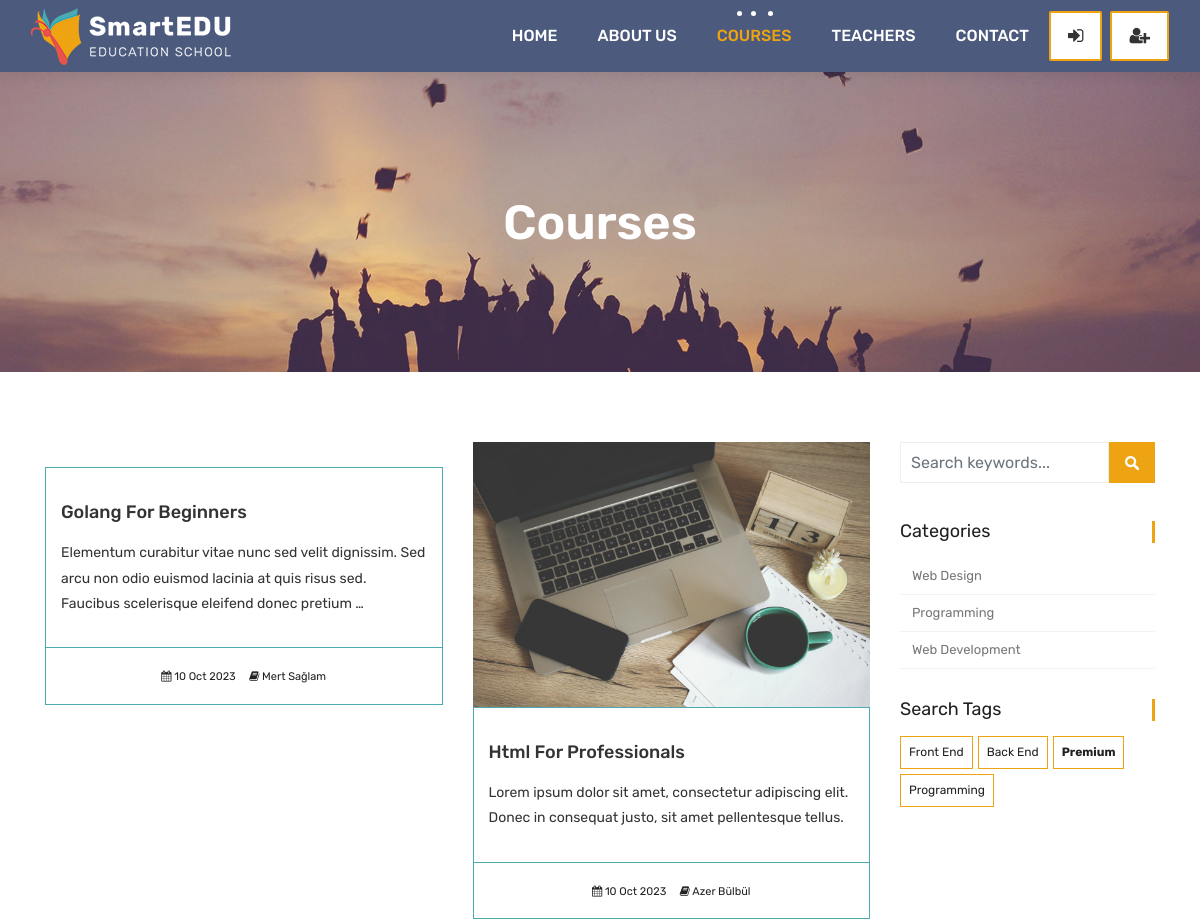
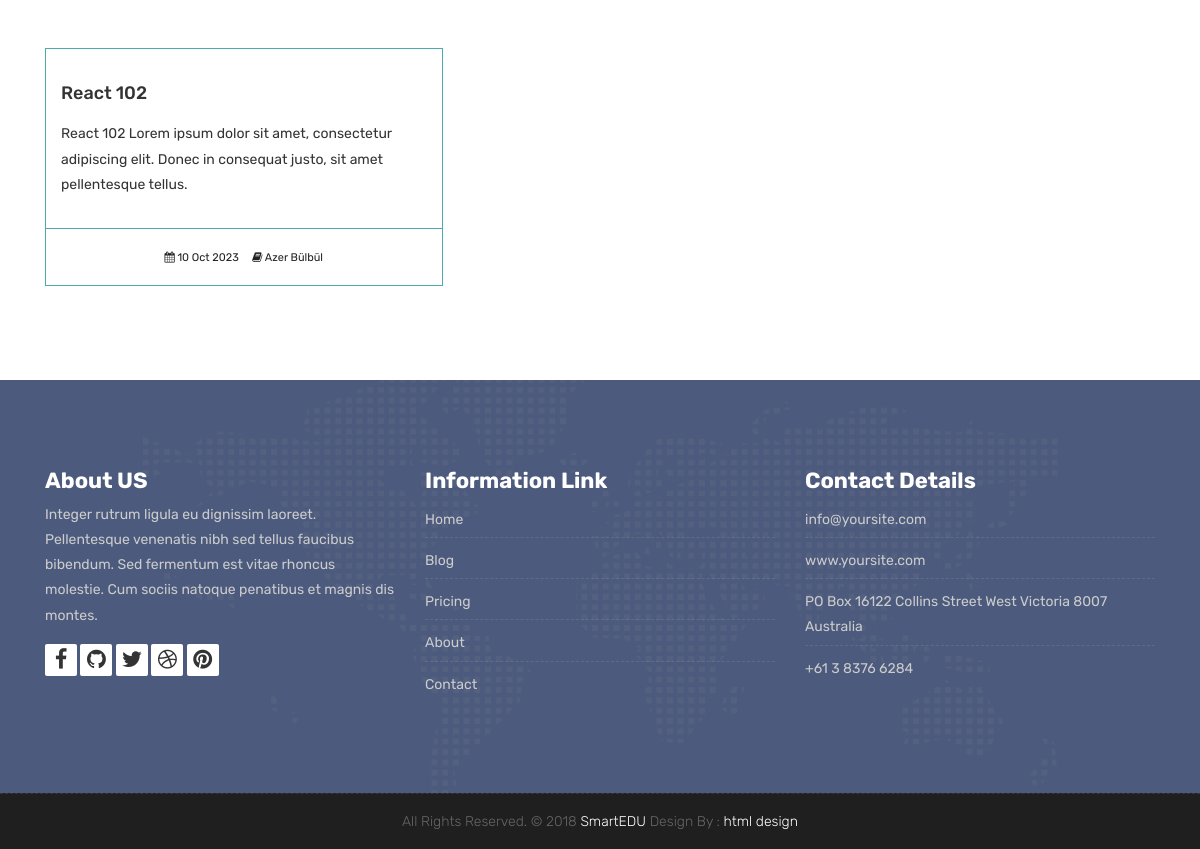
/courses/tags/premium, run on the app's committed database (2 pictures, top to bottom).
### courses/models.py (models this page shows, shortened)
class Course(models.Model):
    teacher = models.ForeignKey(Teacher, null=True, on_delete=models.CASCADE)
    name = models.CharField(max_length=200, unique=True, editable=True)
    category = models.ForeignKey(Category, null=True, on_delete=models.DO_NOTHING)
    tags = models.ManyToManyField(Tag, blank=True, null=True)
    students = models.ManyToManyField(User, blank=True, related_name='courses_joined')
    description = models.TextField(blank=True, null=True, editable=True)
    image = models.ImageField(upload_to="courses/%Y/%m/%d/", default="courses/default_course_image.jpg")
    date = models.DateTimeField(auto_now=True)
    available = models.BooleanField(default=True)

class Category(models.Model):
    name = models.CharField(max_length=50, null=True)
    slug = models.SlugField(max_length=50, unique=True, null=True)

class Tag(models.Model):
    name = models.CharField(max_length=50, null=True)
    slug = models.SlugField(max_length=50, unique=True, null=True)

### teachers/models.py (models this page shows)
class Teacher(models.Model):
    name = models.CharField(max_length=50)
    title = models.CharField(max_length=50)
    description = models.TextField(blank=True)
    image = models.ImageField(upload_to="courses/%Y/%m/%d/")
    facebook = models.URLField(max_length=100, blank=True)
    twitter = models.URLField(max_length=100, blank=True)
    linkedin = models.URLField(max_length=100, blank=True)
    youtube = models.URLField(max_length=100, blank=True)
    def __str__(self):
        return self.name

### courses/views.py (the view, shortened to what this page needs)
# urls.py: path('', views.course_list, name='courses'),
def course_list(request, category_slug=None, tag_slug=None):
    category_page = None
    tag_page = None
    categories = Category.objects.all()
    tags =  Tag.objects.all()
    current_user = request.user
    if category_slug != None:
        category_page = get_object_or_404(Category, slug=category_slug)
        courses = Course.objects.filter(available=True, category=category_page)
    elif tag_slug != None:
        tag_page = get_object_or_404(Tag, slug=tag_slug)
        courses = Course.objects.filter(available=True, tags=tag_page)
    context = {
        'courses': courses,
        'categories': categories,
        'tags' : tags
    }
    return render(request, 'courses.html', context)

### templates/courses.html (shortened to what this page needs)
{% extends "partials/_base.html" %}
{% load static %}
{% block content  %}
	<div class="all-title-box">
		<div class="container text-center">
			<h1>Courses</h1>
		</div>
	</div>
    <div id="overviews" class="section wb">
        <div class="container">
            <div class="row">
                <div class="col-lg-9 blog-post-single">
                    <div class="row">
						{% for course in courses %}
                        <div class="col-lg-6 col-md-6 col-12 mb-4">
                            <div class="course-item">
                                <div class="image-blog">
                                    <img src="{{course.image.url}}" alt="" class="img-fluid">
                                </div>
                                <div class="course-br">
                                    <div class="course-title">
                                        <h2><a href="{% url 'course_detail' course.category.slug course.id %}" title="">{{course.name}}</a></h2>
                                    </div>
                                    <div class="course-desc">
                                        <p>{{course.description | truncatechars:150}}</p>
                                    </div>
                                </div>
                                <div class="course-meta-bot">
                                    <ul>
                                        <li><i class="fa fa-calendar" aria-hidden="true"></i> {{course.date|date:"d M Y"}}</li>
                                        <li><i class="fa fa-book" aria-hidden="true"></i> {{course.teacher}}</li>
                                    </ul>
                                </div>
                            </div>
                        </div>
						{% endfor %}
                    </div>
                </div>
				<div class="col-lg-3 col-12 right-single">
					<div class="widget-search">
						<div class="site-search-area">
							<form method="get" id="site-searchform" action="{% url 'search' %}">
								<div>
									<input class="input-text form-control" name="search" placeholder="Search keywords..." type="text">
									<input id="searchsubmit" value="Search" type="submit">
								</div>
							</form>
						</div>
					</div>
					<div class="widget-categories">
						<h3 class="widget-title">Categories</h3>
						<ul>
							{% for category in categories %}
								<li><a href="{% url 'courses_by_category' category.slug %}">{{category.name}}</a></li>
							{% endfor %}
						</ul>
					</div>
					<div class="widget-tags">
						<h3 class="widget-title">Search Tags</h3>
						<ul class="tags">
							{% for tag in tags %}
								<li><a href="{% url 'courses_by_tag' tag.slug %}">{% if tag.slug in request.path %}<b>{{tag.name}}</b>{% else %}{{tag.name}}{% endif %}</a></li>
							{% endfor %}
						</ul>
					</div>
				</div>
            </div>
        </div>
    </div>
    {% endblock %}

### static/style.css (style rules this page uses)
body { color: #333333; font-size: 14px; font-family: 'Rubik', sans-serif; line-height: 1.80857; }
html, body { height: 100%; }
a { color: #1f1f1f; text-decoration: none !important; outline: none !important; -webkit-transition: all .3s ease-in-out; -moz-transition: all .3s ease-in-out; -ms-transition: all .3s ease-in-out; -o-transition: all .3s ease-in-out; transition: all .3s ease-in-out; }
h1, h2, h3, h4, h5, h6 { letter-spacing: 0; font-weight: normal; position: relative; padding: 0 0 10px 0; font-weight: normal; line-height: 120% !important; color: #1f1f1f; margin: 0 }
h1 { font-size: 24px }
h2 { font-size: 22px }
h3 { font-size: 18px }
h1 a, h2 a, h3 a, h4 a, h5 a, h6 a { color: #212121; text-decoration: none!important; opacity: 1 }
a { color: #1f1f1f; text-decoration: none; outline: none; }
a, .btn { text-decoration: none !important; outline: none !important; -webkit-transition: all .3s ease-in-out; -moz-transition: all .3s ease-in-out; -ms-transition: all .3s ease-in-out; -o-transition: all .3s ease-in-out; transition: all .3s ease-in-out; }
.section { display: block; position: relative; overflow: hidden; padding: 70px 0; }
.section.wb { background-color: #ffffff; }
.all-title-box { background: url(images/banner.jpg)no-repeat; -webkit-background-size: cover; -moz-background-size: cover; -o-background-size: cover; background-size: cover; background-position: center; min-height: 300px; }
.all-title-box h1 { color: #fff; font-weight: 600; text-transform: capitalize; padding-top: 11%; font-size: 48px; line-height: 0px; }
.image-blog img { padding: 0 !important; width: 100%; margin: 0 !important; opacity: 1; -ms-filter: "progid:DXImageTransform.Microsoft.Alpha(Opacity=100)"; -moz-opacity: 1; -khtml-opacity: 1; -webkit-transition: all 150ms ease-in-out; -moz-transition: all 150ms ease-in-out; -o-transition: all 150ms ease-in-out; -ms-transition: all 150ms ease-in-out; transition: all 150ms ease-in-out; }
.right-single .widget-search { margin-bottom: 30px; position: relative; display: inline-block; width: 100%; }
#site-searchform .form-control { border: 1px solid #eee; background-color: #fff; width: 82%; height: 41px; padding: 5px 10px 5px 10px; color: #999; float: left; border-radius: 0; }
#site-searchform #searchsubmit { float: left; width: 18%; height: 41px; cursor: pointer; text-indent: -5555em; line-height: 100; overflow: hidden; background: #eea412 url(images/search-icon.png) no-repeat center 14px; border: 0; transition: all 0.4s ease-in-out; -webkit-transition: all 0.4s ease-in-out; -moz-transition: all 0.4s ease-in-out; -ms-transition: all 0.4s ease-in-out; -o-transition: all 0.4s ease-in-out; }
.widget-categories { margin-bottom: 30px; }
.widget-categories .widget-title { font-size: 18px; font-weight: 400; padding: 0px; margin-bottom: 15px; border-right: 3px solid #eea412; }
.widget-categories ul { list-style: none; margin: 0px; padding: 0px; }
.widget-categories ul li { border-bottom: 1px solid #f2f2f2; font-size: 12px; line-height: 20px; padding: 8px 2px 8px 12px; }
.widget-categories ul li a { color: #777; font-size: 13px; }
.widget-tags .widget-title { font-size: 18px; font-weight: 400; padding: 0px; margin-bottom: 15px; border-right: 3px solid #eea412; }
.widget-tags .tags { list-style: none; margin: 0px; padding: 0px; }
.tags li { float: left; padding: 0px; margin: 0px 5px 5px 0px; list-style-type: none; line-height: 25px; }
.tags li a { border: 1px solid #eea412; color: #212121; text-transform: capitalize; float: left; font-size: 12px; padding: 3px 8px; -webkit-transition: all 0.2s; -moz-transition: all 0.2s; -ms-transition: all 0.2s; -o-transition: all 0.2s; transition: all 0.2s; }
.course-item { background: #ffffff; }
.course-title > h2 { margin: 15px 0; padding: 0px; }
.course-title a { font-size: 18px; line-height: 25px; font-weight: 500; color: #333333; text-transform: capitalize; }
.course-br { border: 1px solid #4babb1; padding: 15px; }
.course-meta-bot { border: 1px solid #4babb1; border-top: 0px; padding: 15px; }
.course-meta-bot ul { padding: 0px; margin: 0px; display: block; text-align: center; }
.course-meta-bot ul li { display: inline-block; list-style: none; padding: 0px 5px; color: #212121; font-size: 11px; }

### data on the page
Course: name "Golang For Beginners", description "Elementum curabitur vitae nunc sed velit dignissim. Sed arcu non odio euismod lacinia at quis risus sed. Faucibus scelerisque eleifend donec pretium …", date "10 Oct 2023", teacher "Mert Sağlam"
Course: image (placeholder picture), name "Html For Professionals", description "Lorem ipsum dolor sit amet, consectetur adipiscing elit. Donec in consequat justo, sit amet pellentesque tellus.", date "10 Oct 2023", teacher "Azer Bülbül"
Course: name "React 102", description "React 102 Lorem ipsum dolor sit amet, consectetur adipiscing elit. Donec in consequat justo, sit amet pellentesque tellus.", date "10 Oct 2023", teacher "Azer Bülbül"
Category: name "Web Design"
Category: name "Programming"
Category: name "Web Development"
Tag: name "Front End"
Tag: name "Back End"
Tag: name "Premium"
Tag: name "Programming"
